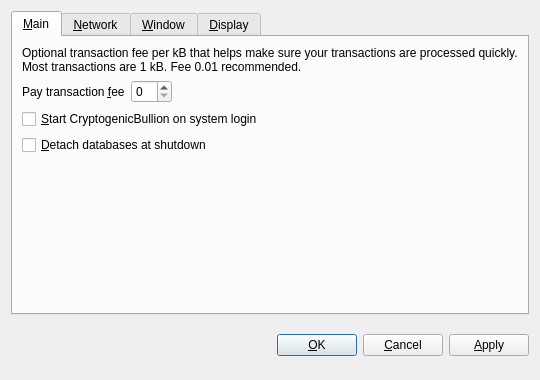
<?xml version="1.0" encoding="UTF-8"?>
<ui version="4.0">
 <class>OptionsDialog</class>
 <widget class="QDialog" name="OptionsDialog">
  <property name="geometry">
   <rect>
    <x>0</x>
    <y>0</y>
    <width>540</width>
    <height>380</height>
   </rect>
  </property>
  <property name="windowTitle">
   <string>Options</string>
  </property>
  <property name="modal">
   <bool>true</bool>
  </property>
  <layout class="QVBoxLayout" name="verticalLayout">
   <item>
    <widget class="QTabWidget" name="tabWidget">
     <property name="tabPosition">
      <enum>QTabWidget::North</enum>
     </property>
     <property name="currentIndex">
      <number>0</number>
     </property>
     <widget class="QWidget" name="tabMain">
      <attribute name="title">
       <string>&amp;Main</string>
      </attribute>
      <layout class="QVBoxLayout" name="verticalLayout_Main">
       <item>
        <widget class="QLabel" name="transactionFeeInfoLabel">
         <property name="text">
          <string>Optional transaction fee per kB that helps make sure your transactions are processed quickly. Most transactions are 1 kB. Fee 0.01 recommended.</string>
         </property>
         <property name="textFormat">
          <enum>Qt::PlainText</enum>
         </property>
         <property name="wordWrap">
          <bool>true</bool>
         </property>
        </widget>
       </item>
       <item>
        <layout class="QHBoxLayout" name="horizontalLayout_Main">
         <item>
          <widget class="QLabel" name="transactionFeeLabel">
           <property name="text">
            <string>Pay transaction &amp;fee</string>
           </property>
           <property name="textFormat">
            <enum>Qt::PlainText</enum>
           </property>
           <property name="buddy">
            <cstring>transactionFee</cstring>
           </property>
          </widget>
         </item>
         <item>
          <widget class="BitcoinAmountField" name="transactionFee"/>
         </item>
         <item>
          <spacer name="horizontalSpacer_Main">
           <property name="orientation">
            <enum>Qt::Horizontal</enum>
           </property>
           <property name="sizeHint" stdset="0">
            <size>
             <width>40</width>
             <height>20</height>
            </size>
           </property>
          </spacer>
         </item>
        </layout>
       </item>
       <item>
        <widget class="QCheckBox" name="bitcoinAtStartup">
         <property name="toolTip">
          <string>Automatically start CryptogenicBullion after logging in to the system.</string>
         </property>
         <property name="text">
          <string>&amp;Start CryptogenicBullion on system login</string>
         </property>
        </widget>
       </item>
       <item>
        <widget class="QCheckBox" name="detachDatabases">
         <property name="toolTip">
          <string>Detach block and address databases at shutdown. This means they can be moved to another data directory, but it slows down shutdown. The wallet is always detached.</string>
         </property>
         <property name="text">
          <string>&amp;Detach databases at shutdown</string>
         </property>
        </widget>
       </item>
       <item>
        <spacer name="verticalSpacer_Main">
         <property name="orientation">
          <enum>Qt::Vertical</enum>
         </property>
         <property name="sizeHint" stdset="0">
          <size>
           <width>20</width>
           <height>40</height>
          </size>
         </property>
        </spacer>
       </item>
      </layout>
     </widget>
     <widget class="QWidget" name="tabNetwork">
      <attribute name="title">
       <string>&amp;Network</string>
      </attribute>
      <layout class="QVBoxLayout" name="verticalLayout_Network">
       <item>
        <widget class="QCheckBox" name="mapPortUpnp">
         <property name="toolTip">
          <string>Automatically open the CryptogenicBullion client port on the router. This only works when your router supports UPnP and it is enabled.</string>
         </property>
         <property name="text">
          <string>Map port using &amp;UPnP</string>
         </property>
        </widget>
       </item>
       <item>
        <widget class="QCheckBox" name="connectSocks">
         <property name="toolTip">
          <string>Connect to the CryptogenicBullion network through a SOCKS proxy (e.g. when connecting through Tor).</string>
         </property>
         <property name="text">
          <string>&amp;Connect through SOCKS proxy:</string>
         </property>
        </widget>
       </item>
       <item>
        <layout class="QHBoxLayout" name="horizontalLayout_Network">
         <item>
          <widget class="QLabel" name="proxyIpLabel">
           <property name="text">
            <string>Proxy &amp;IP:</string>
           </property>
           <property name="textFormat">
            <enum>Qt::PlainText</enum>
           </property>
           <property name="buddy">
            <cstring>proxyIp</cstring>
           </property>
          </widget>
         </item>
         <item>
          <widget class="QValidatedLineEdit" name="proxyIp">
           <property name="maximumSize">
            <size>
             <width>140</width>
             <height>16777215</height>
            </size>
           </property>
           <property name="toolTip">
            <string>IP address of the proxy (e.g. 127.0.0.1)</string>
           </property>
          </widget>
         </item>
         <item>
          <widget class="QLabel" name="proxyPortLabel">
           <property name="text">
            <string>&amp;Port:</string>
           </property>
           <property name="textFormat">
            <enum>Qt::PlainText</enum>
           </property>
           <property name="buddy">
            <cstring>proxyPort</cstring>
           </property>
          </widget>
         </item>
         <item>
          <widget class="QLineEdit" name="proxyPort">
           <property name="maximumSize">
            <size>
             <width>55</width>
             <height>16777215</height>
            </size>
           </property>
           <property name="toolTip">
            <string>Port of the proxy (e.g. 9050)</string>
           </property>
          </widget>
         </item>
         <item>
          <widget class="QLabel" name="socksVersionLabel">
           <property name="text">
            <string>SOCKS &amp;Version:</string>
           </property>
           <property name="textFormat">
            <enum>Qt::PlainText</enum>
           </property>
           <property name="buddy">
            <cstring>socksVersion</cstring>
           </property>
          </widget>
         </item>
         <item>
          <widget class="QValueComboBox" name="socksVersion">
           <property name="toolTip">
            <string>SOCKS version of the proxy (e.g. 5)</string>
           </property>
          </widget>
         </item>
         <item>
          <spacer name="horizontalSpacer_Network">
           <property name="orientation">
            <enum>Qt::Horizontal</enum>
           </property>
           <property name="sizeHint" stdset="0">
            <size>
             <width>40</width>
             <height>20</height>
            </size>
           </property>
          </spacer>
         </item>
        </layout>
       </item>
       <item>
        <spacer name="verticalSpacer_Network">
         <property name="orientation">
          <enum>Qt::Vertical</enum>
         </property>
         <property name="sizeHint" stdset="0">
          <size>
           <width>20</width>
           <height>40</height>
          </size>
         </property>
        </spacer>
       </item>
      </layout>
     </widget>
     <widget class="QWidget" name="tabWindow">
      <attribute name="title">
       <string>&amp;Window</string>
      </attribute>
      <layout class="QVBoxLayout" name="verticalLayout_Window">
       <item>
        <widget class="QCheckBox" name="minimizeToTray">
         <property name="toolTip">
          <string>Show only a tray icon after minimizing the window.</string>
         </property>
         <property name="text">
          <string>&amp;Minimize to the tray instead of the taskbar</string>
         </property>
        </widget>
       </item>
       <item>
        <widget class="QCheckBox" name="minimizeOnClose">
         <property name="toolTip">
          <string>Minimize instead of exit the application when the window is closed. When this option is enabled, the application will be closed only after selecting Quit in the menu.</string>
         </property>
         <property name="text">
          <string>M&amp;inimize on close</string>
         </property>
        </widget>
       </item>
       <item>
        <spacer name="verticalSpacer_Window">
         <property name="orientation">
          <enum>Qt::Vertical</enum>
         </property>
         <property name="sizeHint" stdset="0">
          <size>
           <width>20</width>
           <height>40</height>
          </size>
         </property>
        </spacer>
       </item>
      </layout>
     </widget>
     <widget class="QWidget" name="tabDisplay">
      <attribute name="title">
       <string>&amp;Display</string>
      </attribute>
      <layout class="QVBoxLayout" name="verticalLayout_Display">
       <item>
        <layout class="QHBoxLayout" name="horizontalLayout_1_Display">
         <item>
          <widget class="QLabel" name="langLabel">
           <property name="text">
            <string>User Interface &amp;language:</string>
           </property>
           <property name="textFormat">
            <enum>Qt::PlainText</enum>
           </property>
           <property name="buddy">
            <cstring>lang</cstring>
           </property>
          </widget>
         </item>
         <item>
          <widget class="QValueComboBox" name="lang">
           <property name="toolTip">
            <string>The user interface language can be set here. This setting will take effect after restarting CryptogenicBullion.</string>
           </property>
          </widget>
         </item>
        </layout>
       </item>
       <item>
        <layout class="QHBoxLayout" name="horizontalLayout_2_Display">
         <item>
          <widget class="QLabel" name="unitLabel">
           <property name="text">
            <string>&amp;Unit to show amounts in:</string>
           </property>
           <property name="textFormat">
            <enum>Qt::PlainText</enum>
           </property>
           <property name="buddy">
            <cstring>unit</cstring>
           </property>
          </widget>
         </item>
         <item>
          <widget class="QValueComboBox" name="unit">
           <property name="toolTip">
            <string>Choose the default subdivision unit to show in the interface and when sending coins.</string>
           </property>
          </widget>
         </item>
        </layout>
       </item>
       <item>
        <widget class="QCheckBox" name="displayAddresses">
         <property name="toolTip">
          <string>Whether to show CryptogenicBullion addresses in the transaction list or not.</string>
         </property>
         <property name="text">
          <string>&amp;Display addresses in transaction list</string>
         </property>
        </widget>
       </item>
       <item>
        <spacer name="verticalSpacer_Display">
         <property name="orientation">
          <enum>Qt::Vertical</enum>
         </property>
         <property name="sizeHint" stdset="0">
          <size>
           <width>20</width>
           <height>40</height>
          </size>
         </property>
        </spacer>
       </item>
      </layout>
     </widget>
    </widget>
   </item>
   <item>
    <layout class="QHBoxLayout" name="horizontalLayout_Buttons">
     <item>
      <spacer name="horizontalSpacer_1">
       <property name="orientation">
        <enum>Qt::Horizontal</enum>
       </property>
       <property name="sizeHint" stdset="0">
        <size>
         <width>40</width>
         <height>48</height>
        </size>
       </property>
      </spacer>
     </item>
     <item>
      <widget class="QLabel" name="statusLabel">
       <property name="font">
        <font>
         <weight>75</weight>
         <bold>true</bold>
        </font>
       </property>
       <property name="text">
        <string/>
       </property>
       <property name="textFormat">
        <enum>Qt::PlainText</enum>
       </property>
       <property name="wordWrap">
        <bool>true</bool>
       </property>
      </widget>
     </item>
     <item>
      <spacer name="horizontalSpacer_2">
       <property name="orientation">
        <enum>Qt::Horizontal</enum>
       </property>
       <property name="sizeHint" stdset="0">
        <size>
         <width>40</width>
         <height>48</height>
        </size>
       </property>
      </spacer>
     </item>
     <item>
      <widget class="QPushButton" name="okButton">
       <property name="text">
        <string>&amp;OK</string>
       </property>
      </widget>
     </item>
     <item>
      <widget class="QPushButton" name="cancelButton">
       <property name="text">
        <string>&amp;Cancel</string>
       </property>
       <property name="autoDefault">
        <bool>false</bool>
       </property>
      </widget>
     </item>
     <item>
      <widget class="QPushButton" name="applyButton">
       <property name="text">
        <string>&amp;Apply</string>
       </property>
       <property name="autoDefault">
        <bool>false</bool>
       </property>
      </widget>
     </item>
    </layout>
   </item>
  </layout>
 </widget>
 <customwidgets>
  <customwidget>
   <class>BitcoinAmountField</class>
   <extends>QSpinBox</extends>
   <header>bitcoinamountfield.h</header>
  </customwidget>
  <customwidget>
   <class>QValueComboBox</class>
   <extends>QComboBox</extends>
   <header>qvaluecombobox.h</header>
  </customwidget>
  <customwidget>
   <class>QValidatedLineEdit</class>
   <extends>QLineEdit</extends>
   <header>qvalidatedlineedit.h</header>
  </customwidget>
 </customwidgets>
 <resources/>
 <connections/>
</ui>
